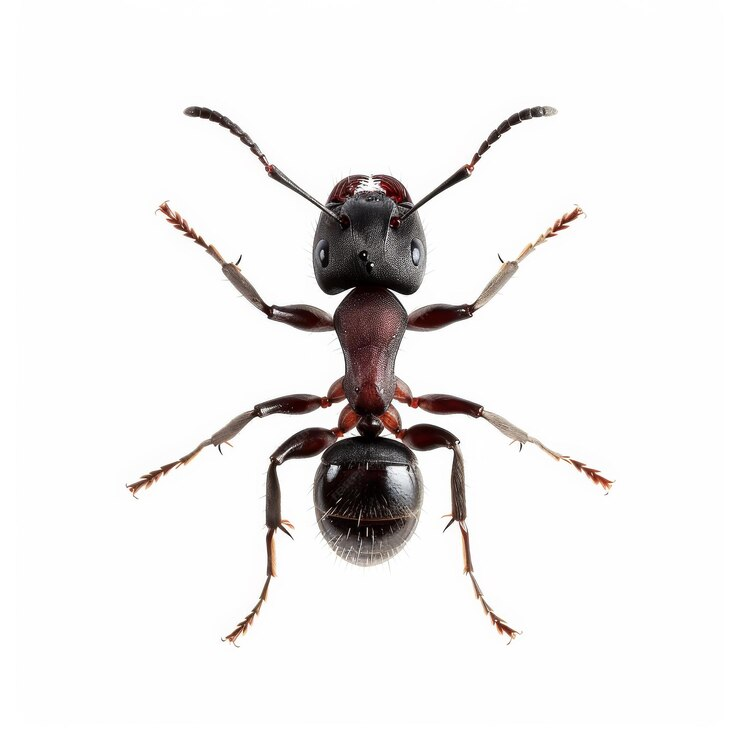
#> input picture assets/images/black_ant_2.jpg, 740 x 740 px
$ jupyter execute '10 - 11.1. Morphological Processing.ipynb'   (shell and % lines are left out)
#> lines starting #> are read from the running program, lines starting #| are printed output that depends on the picture; after the words box and inside, x2 and y2 are one past the last pixel; in counts of white or black regions, pixels touching at a corner belong together
**Jarrian Vince G. Gojar**\
Instructor I\
*College of Information and Communications Technology, Sorsogon State University, Philippines*

# Introduction to Morphological Processing

``Morphology`` comes from the Greek word ``morphḗ``, which means form or shape and ``lógos``, which means study.
The term ``Morphology`` has been used in biology that deals with the study of the form and structure of organisms
since the 17th century. The concept of Mathematical Morphology was given in the mid-sixties by Georges Matheron
and Jean Serra of the Paris School of Mines in Fontainebleau, France. Then, in the 70s, it was used for image
analysis research in the area of microscopic imaging in Europe.

In the field of image processing, morphological processing is a technique that deals with the shape and structure
of an object. It is a non-linear operation that transforms an image using a structuring element. The structuring
element is a small binary image that is used to scan the input image. The structuring element is placed at all
possible locations in the input image and the output image is obtained by comparing the input image with the
structuring element.

Morphological processing is used for various image processing tasks such as noise removal, image enhancement,
edge detection, image segmentation, and image analysis. It is widely used in the field of computer vision and
machine learning.

There are two basic operations in morphological processing: **Erosion** and **Dilation**. These operations can
then be combined to form more complex operations such as **Opening** and **Closing**.

# Setup

# Initial Setup

[cell 1]
# Import Libraries
import os
import cv2
import numpy as np
import matplotlib.pyplot as plt

# Asset Root
asset_root = os.path.join(os.getcwd(), '../../assets')

# Image Path
image_path = os.path.join(asset_root, 'images', 'black_ant_2.jpg')

# Read Image and convert to RGB
input_image = cv2.cvtColor(cv2.imread(image_path), cv2.COLOR_BGR2RGB)

# Binary Image
binary_image = cv2.imread(image_path, cv2.IMREAD_GRAYSCALE)
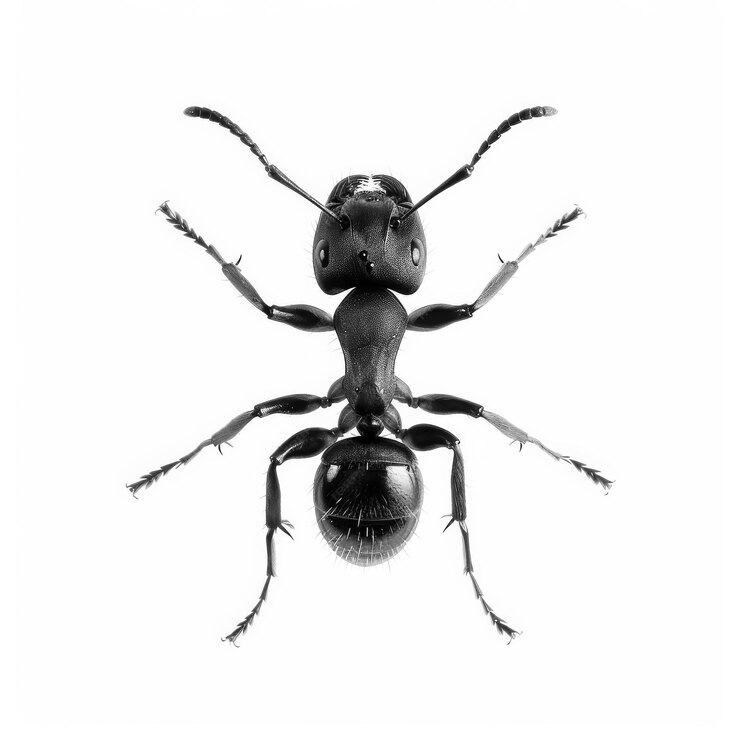
#> binary_image: shape (740, 740); min 0, max 255, mean 237.3
binary_image = cv2.normalize(binary_image, None, 0, 1, cv2.NORM_MINMAX)
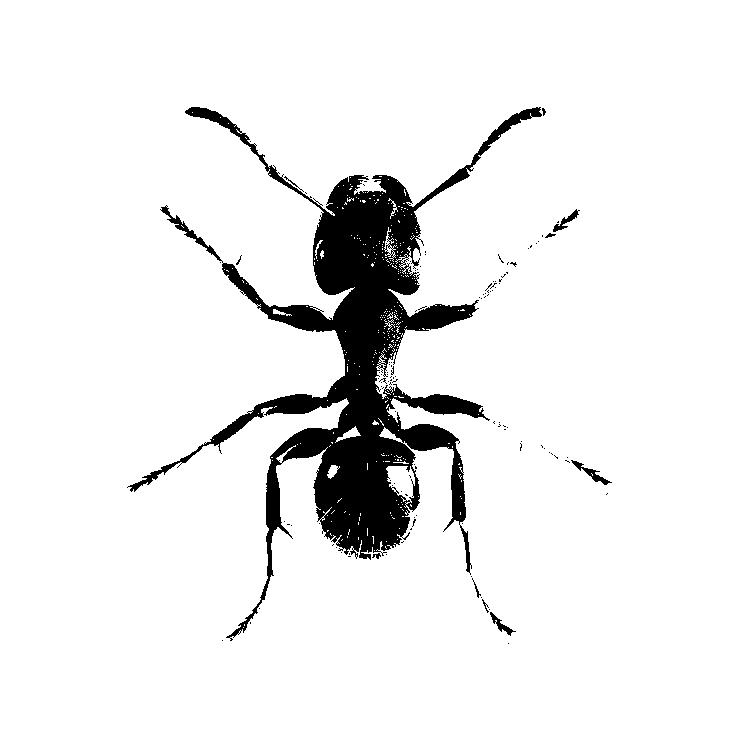
#> binary_image: shape (740, 740); values 0 (black) and 1 (white), 92.5% white; 122 black regions (113 under 20 px), largest, box (x1, y1, x2, y2) and area: (127, 107, 542, 641) 40231, (571, 460, 612, 485) 222, (553, 209, 580, 232) 168

# Invert Binary Image
binary_image = 1 - binary_image

# Display Both Image
plt.figure("Morphological Processing", figsize=(10, 10))

plt.subplot(1, 2, 1)
plt.imshow(input_image)
plt.title("Original Image")
plt.axis('off')

plt.subplot(1, 2, 2)
plt.imshow(binary_image, cmap='gray')
plt.title("Binary Image (Inverted)")
plt.axis('off')

plt.show()
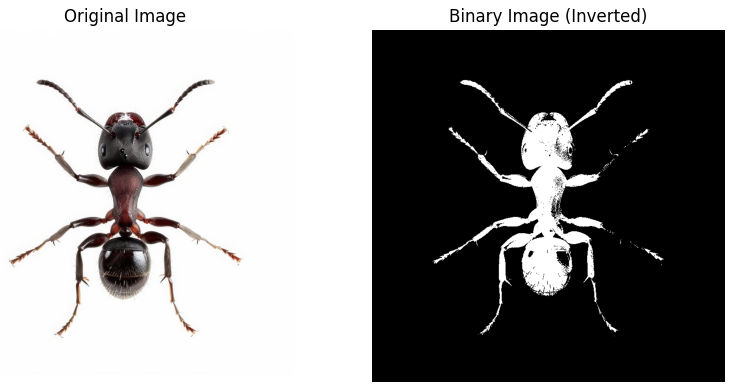
#> figure drawn by matplotlib, 2 panels

# Erosion

``Erosion`` is a morphological operation that shrinks the boundaries of the object in an image. It is used to remove
small objects from an image. The erosion operation is performed by placing the structuring element at all possible
locations in the input image and the output image is obtained by comparing the input image with the structuring
element. If the pixel values of the input image and the structuring element are both 1, then the output pixel
value is 1, otherwise, it is 0.

[cell 2]
# Create a Structuring Element
kernel = np.array([[0, 0, 1, 0, 0],
                   [0, 1, 1, 1, 0],
                   [1, 1, 1, 1, 1],
                   [0, 1, 1, 1, 0],
                   [0, 0, 1, 0, 0]], dtype=np.uint8)

# Erosion
eroded_image_1 = cv2.erode(binary_image, kernel, iterations=1)
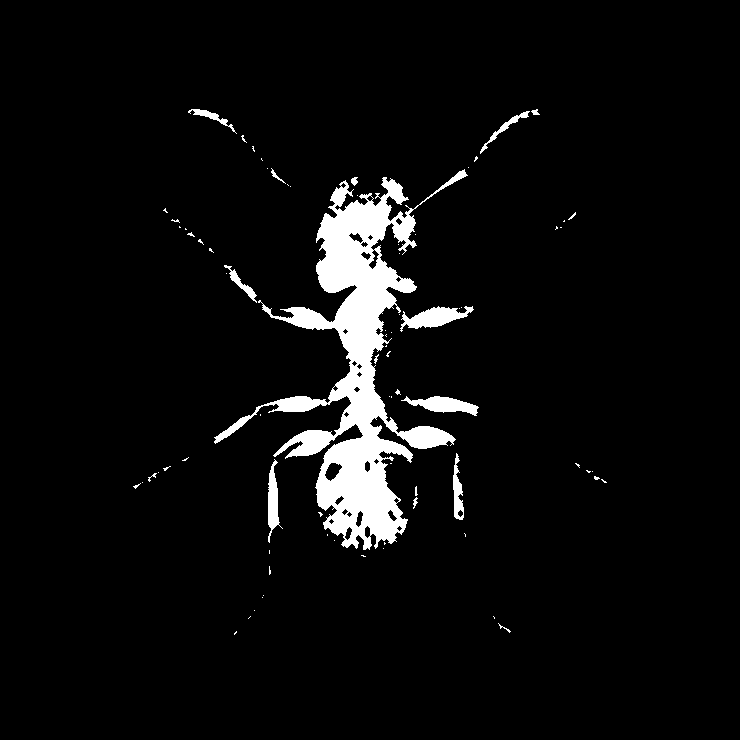
#> eroded_image_1: shape (740, 740); values 0 (black) and 1 (white), 5% white; 78 white regions (61 under 20 px), largest, box (x1, y1, x2, y2) and area: (214, 169, 468, 550) 23179, (400, 306, 474, 332) 915, (401, 396, 479, 416) 776

# Display Both Image
plt.figure("Erosion", figsize=(10, 10))

plt.subplot(1, 2, 1)
plt.imshow(binary_image, cmap='gray')
plt.title("Binary Image")
plt.axis('off')

plt.subplot(1, 2, 2)
plt.imshow(eroded_image_1, cmap='gray')
plt.title("Eroded Image")
plt.axis('off')

plt.show()

The above image shows the result of the erosion operation on the binary image. The structuring element used for
the erosion operation is a 5x5 matrix with a cross-shaped pattern.

$$
\begin{bmatrix}
0 & 0 & 1 & 0 & 0 \\
0 & 1 & 1 & 1 & 0 \\
1 & 1 & 1 & 1 & 1 \\
0 & 1 & 1 & 1 & 0 \\
0 & 0 & 1 & 0 & 0 \\
\end{bmatrix}
$$

As we can see, the boundaries of the ant in the binary image have been shrunk after the erosion operation.
When the erosion operation is applied, some of the pixels in the object are removed, which results in the
shrinkage of the object boundaries. Thus, some of the small objects in the image are removed by the erosion operation,
which results in some loss of information.

# Dilation

``Dilation`` is a morphological operation that expands the boundaries of the object in an image. It is used to
increase the size of the objects in an image. The dilation operation is performed by placing the structuring
element at all possible locations in the input image and the output image is obtained by comparing the input
image with the structuring element. If the pixel values of the input image and the structuring element are both
1, then the output pixel value is 1, otherwise, it is 0.

The dilation operation is the opposite of the erosion operation. It is used to fill the holes in an object and
to connect the broken parts of an object.

[cell 3]
# Create a Structuring Element
kernel = np.array([[0, 0, 1, 0, 0],
                   [0, 1, 1, 1, 0],
                   [1, 1, 1, 1, 1],
                   [0, 1, 1, 1, 0],
                   [0, 0, 1, 0, 0]], dtype=np.uint8)

# Dilation
dilated_image_1 = cv2.dilate(binary_image, kernel, iterations=1)
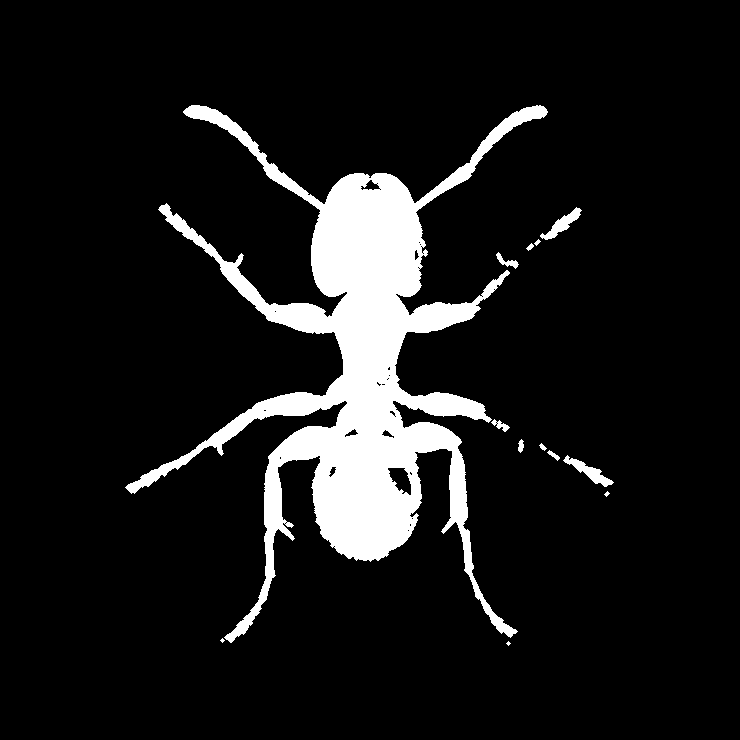
#> dilated_image_1: shape (740, 740); values 0 (black) and 1 (white), 9.8% white; 13 white regions (3 under 20 px), largest, box (x1, y1, x2, y2) and area: (125, 105, 548, 643) 52251, (563, 455, 614, 487) 471, (540, 207, 582, 240) 430

# Display Both Image
plt.figure("Dilation", figsize=(10, 10))

plt.subplot(1, 2, 1)
plt.imshow(binary_image, cmap='gray')
plt.title("Binary Image")
plt.axis('off')

plt.subplot(1, 2, 2)
plt.imshow(dilated_image_1, cmap='gray')
plt.title("Dilated Image")
plt.axis('off')

plt.show()

The above image shows the result of the dilation operation on the binary image. The structuring element used for
the dilation operation is a 5x5 matrix with a cross-shaped pattern.

$$
\begin{bmatrix}
0 & 0 & 1 & 0 & 0 \\
0 & 1 & 1 & 1 & 0 \\
1 & 1 & 1 & 1 & 1 \\
0 & 1 & 1 & 1 & 0 \\
0 & 0 & 1 & 0 & 0 \\
\end{bmatrix}
$$

As we can see, the boundaries of the ant in the binary image have been expanded after the dilation operation.
Some of the holes in the ant have also been filled. Also, some of the broken parts of the ant have been connected.

# Opening

``Opening`` is a morphological operation that combines the erosion operation followed by the dilation operation.
It is used to remove small objects from an image while preserving the shape and size of the larger objects.
The opening operation is performed by applying the erosion operation first and then the dilation operation.

The opening operation is used to remove noise from an image and to separate the objects that are touching each other.

[cell 4]
# Create a Structuring Element
kernel = np.array([[0, 0, 1, 0, 0],
                   [0, 1, 1, 1, 0],
                   [1, 1, 1, 1, 1],
                   [0, 1, 1, 1, 0],
                   [0, 0, 1, 0, 0]], dtype=np.uint8)

# Opening
opened_image_1 = cv2.morphologyEx(binary_image, cv2.MORPH_OPEN, kernel, iterations=1)
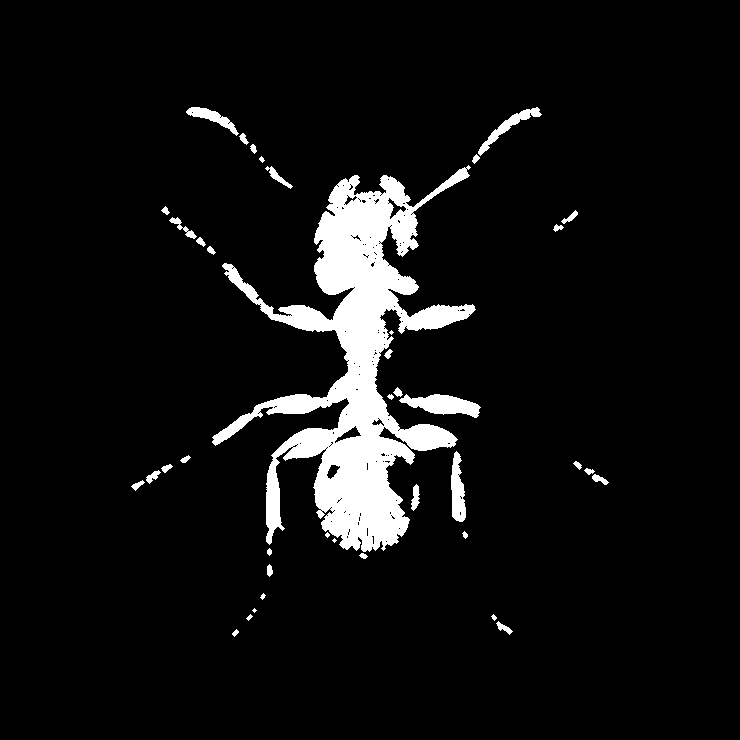
#> opened_image_1: shape (740, 740); values 0 (black) and 1 (white), 6.7% white; 40 white regions (4 under 20 px), largest, box (x1, y1, x2, y2) and area: (212, 165, 476, 552) 32091, (399, 394, 481, 418) 1110, (451, 451, 466, 522) 724

# Display Both Image
plt.figure("Opening", figsize=(10, 10))

plt.subplot(1, 2, 1)
plt.imshow(binary_image, cmap='gray')
plt.title("Binary Image")
plt.axis('off')

plt.subplot(1, 2, 2)
plt.imshow(opened_image_1, cmap='gray')
plt.title("Opened Image")
plt.axis('off')

plt.show()

The above image shows the result of the opening operation on the binary image. The structuring element used for
the opening operation is a 5x5 matrix with a cross-shaped pattern.

$$
\begin{bmatrix}
0 & 0 & 1 & 0 & 0 \\
0 & 1 & 1 & 1 & 0 \\
1 & 1 & 1 & 1 & 1 \\
0 & 1 & 1 & 1 & 0 \\
0 & 0 & 1 & 0 & 0 \\
\end{bmatrix}
$$

As we can see, the small objects in the binary image have been removed after the opening operation. The shape
and size of the larger objects have been preserved. The opening operation is used to remove noise from an image
and to separate the objects that are touching each other.

# Closing

``Closing`` is a morphological operation that combines the dilation operation followed by the erosion operation.
It is used to remove holes from an image while preserving the shape and size of the larger objects. The closing
operation is performed by applying the dilation operation first and then the erosion operation.

The closing operation is used to fill the holes in an object and to connect the broken parts of an object.

[cell 5]
# Create a Structuring Element
kernel = np.array([[0, 0, 1, 0, 0],
                   [0, 1, 1, 1, 0],
                   [1, 1, 1, 1, 1],
                   [0, 1, 1, 1, 0],
                   [0, 0, 1, 0, 0]], dtype=np.uint8)

# Closing
closed_image_1 = cv2.morphologyEx(binary_image, cv2.MORPH_CLOSE, kernel, iterations=1)
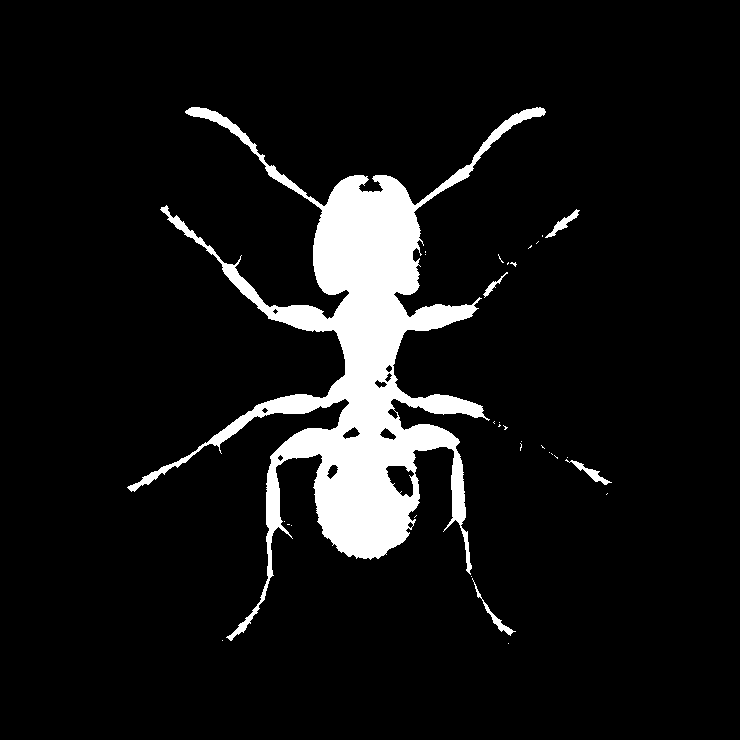
#> closed_image_1: shape (740, 740); values 0 (black) and 1 (white), 8.1% white; 32 white regions (27 under 20 px), largest, box (x1, y1, x2, y2) and area: (127, 107, 546, 641) 43561, (472, 578, 516, 636) 256, (565, 459, 612, 485) 252, (545, 209, 580, 238) 238, (483, 272, 508, 298) 116

# Display Both Image
plt.figure("Closing", figsize=(10, 10))

plt.subplot(1, 2, 1)
plt.imshow(binary_image, cmap='gray')
plt.title("Binary Image")
plt.axis('off')

plt.subplot(1, 2, 2)
plt.imshow(closed_image_1, cmap='gray')
plt.title("Closed Image")
plt.axis('off')

plt.show()

The above image shows the result of the closing operation on the binary image. The structuring element used for
the closing operation is a 5x5 matrix with a cross-shaped pattern.

$$
\begin{bmatrix}
0 & 0 & 1 & 0 & 0 \\
0 & 1 & 1 & 1 & 0 \\
1 & 1 & 1 & 1 & 1 \\
0 & 1 & 1 & 1 & 0 \\
0 & 0 & 1 & 0 & 0 \\
\end{bmatrix}
$$

As we can see, the holes in the binary image have been filled after the closing operation. The broken parts of
the ant have also been connected. The closing operation is used to fill the holes in an object and to connect
the broken parts of an object.

# Comparison of Morphological Operations

The following image shows the comparison of the original binary image with the eroded, dilated, opened, and closed images.

[cell 6]
plt.figure("Comparison of Morphological Operations", figsize=(15, 10))

plt.subplot(2, 3, 1)
plt.imshow(binary_image, cmap='gray')
plt.title("Binary Image")
plt.axis('off')

plt.subplot(2, 3, 2)
plt.imshow(eroded_image_1, cmap='gray')
plt.title("Eroded Image")
plt.axis('off')

plt.subplot(2, 3, 3)
plt.imshow(dilated_image_1, cmap='gray')
plt.title("Dilated Image")
plt.axis('off')

plt.subplot(2, 3, 5)
plt.imshow(opened_image_1, cmap='gray')
plt.title("Opened Image")
plt.axis('off')

plt.subplot(2, 3, 6)
plt.imshow(closed_image_1, cmap='gray')
plt.title("Closed Image")
plt.axis('off')

plt.show()
